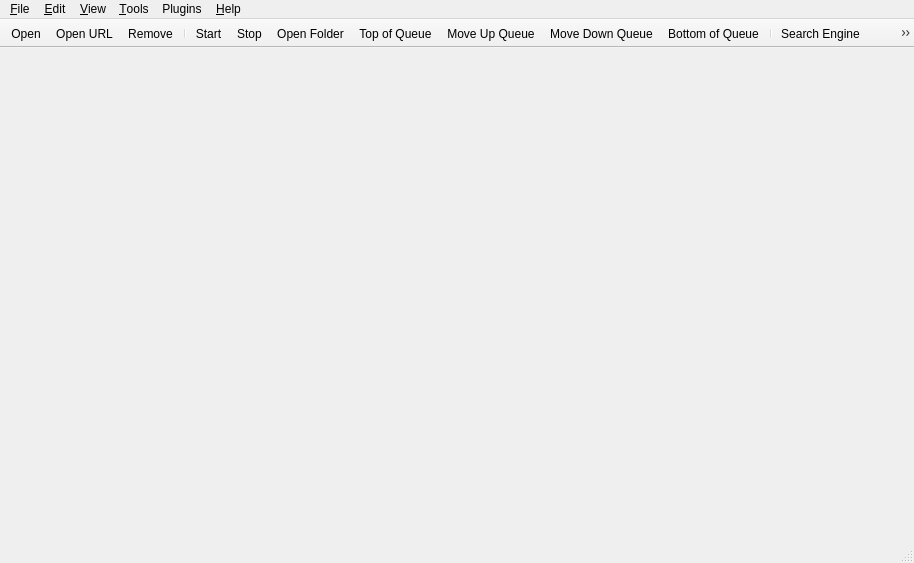
<?xml version="1.0" encoding="UTF-8"?>
<ui version="4.0">
 <class>MainWindow</class>
 <widget class="QMainWindow" name="MainWindow">
  <property name="geometry">
   <rect>
    <x>0</x>
    <y>0</y>
    <width>914</width>
    <height>563</height>
   </rect>
  </property>
  <property name="contextMenuPolicy">
   <enum>Qt::ContextMenuPolicy::CustomContextMenu</enum>
  </property>
  <widget class="QWidget" name="centralWidget">
   <layout class="QVBoxLayout" name="centralWidgetLayout">
    <property name="leftMargin">
     <number>7</number>
    </property>
    <property name="topMargin">
     <number>3</number>
    </property>
    <property name="rightMargin">
     <number>5</number>
    </property>
    <property name="bottomMargin">
     <number>0</number>
    </property>
   </layout>
  </widget>
  <widget class="QMenuBar" name="menubar">
   <property name="geometry">
    <rect>
     <x>0</x>
     <y>0</y>
     <width>914</width>
     <height>20</height>
    </rect>
   </property>
   <widget class="QMenu" name="menuEdit">
    <property name="title">
     <string>&amp;Edit</string>
    </property>
    <addaction name="actionStart"/>
    <addaction name="actionStop"/>
    <addaction name="separator"/>
    <addaction name="actionDelete"/>
    <addaction name="actionTopQueuePos"/>
    <addaction name="actionIncreaseQueuePos"/>
    <addaction name="actionDecreaseQueuePos"/>
    <addaction name="actionBottomQueuePos"/>
    <addaction name="separator"/>
    <addaction name="actionPauseSession"/>
    <addaction name="actionResumeSession"/>
   </widget>
   <widget class="QMenu" name="menuHelp">
    <property name="title">
     <string>&amp;Help</string>
    </property>
    <addaction name="actionDocumentation"/>
    <addaction name="actionCheckForUpdates"/>
    <addaction name="separator"/>
    <addaction name="actionDonateMoney"/>
    <addaction name="actionAbout"/>
   </widget>
   <widget class="QMenu" name="menuOptions">
    <property name="title">
     <string>&amp;Tools</string>
    </property>
    <widget class="QMenu" name="menuAutoShutdownOnDownloadsCompletion">
     <property name="title">
      <string>On Downloads &amp;Done</string>
     </property>
     <addaction name="actionAutoShutdownDisabled"/>
     <addaction name="actionAutoExit"/>
     <addaction name="actionAutoSuspend"/>
     <addaction name="actionAutoHibernate"/>
     <addaction name="actionAutoReboot"/>
     <addaction name="actionAutoShutdown"/>
    </widget>
    <addaction name="actionCreateTorrent"/>
    <addaction name="separator"/>
    <addaction name="actionManageCookies"/>
    <addaction name="actionOptions"/>
    <addaction name="separator"/>
    <addaction name="menuAutoShutdownOnDownloadsCompletion"/>
   </widget>
   <widget class="QMenu" name="menuFile">
    <property name="title">
     <string>&amp;File</string>
    </property>
    <addaction name="actionOpen"/>
    <addaction name="actionDownloadFromURL"/>
    <addaction name="actionCloseWindow"/>
    <addaction name="separator"/>
    <addaction name="actionExit"/>
   </widget>
   <widget class="QMenu" name="menuView">
    <property name="title">
     <string>&amp;View</string>
    </property>
    <widget class="QMenu" name="menuLog">
     <property name="title">
      <string>&amp;Log</string>
     </property>
     <addaction name="actionExecutionLogs"/>
     <addaction name="separator"/>
     <addaction name="actionNormalMessages"/>
     <addaction name="actionInformationMessages"/>
     <addaction name="actionWarningMessages"/>
     <addaction name="actionCriticalMessages"/>
    </widget>
    <addaction name="separator"/>
    <addaction name="actionTopToolBar"/>
    <addaction name="actionShowStatusbar"/>
    <addaction name="actionShowFiltersSidebar"/>
    <addaction name="actionSpeedInTitleBar"/>
    <addaction name="separator"/>
    <addaction name="actionSearchWidget"/>
    <addaction name="actionRSSReader"/>
    <addaction name="menuLog"/>
    <addaction name="separator"/>
    <addaction name="actionStatistics"/>
    <addaction name="separator"/>
    <addaction name="actionLock"/>
   </widget>
   <widget class="QMenu" name="menuPlugins">
    <property name="title">
     <string>Plugins</string>
    </property>
    <addaction name="actionManagePlugins"/>
    <addaction name="separator"/>
   </widget>
   <addaction name="menuFile"/>
   <addaction name="menuEdit"/>
   <addaction name="menuView"/>
   <addaction name="menuOptions"/>
   <addaction name="menuPlugins"/>
   <addaction name="menuHelp"/>
  </widget>
  <widget class="QToolBar" name="toolBar">
   <property name="movable">
    <bool>false</bool>
   </property>
   <property name="orientation">
    <enum>Qt::Orientation::Horizontal</enum>
   </property>
   <property name="toolButtonStyle">
    <enum>Qt::ToolButtonStyle::ToolButtonFollowStyle</enum>
   </property>
   <property name="floatable">
    <bool>false</bool>
   </property>
   <attribute name="toolBarArea">
    <enum>TopToolBarArea</enum>
   </attribute>
   <attribute name="toolBarBreak">
    <bool>false</bool>
   </attribute>
   <addaction name="actionOpen"/>
   <addaction name="actionDownloadFromURL"/>
   <addaction name="actionDelete"/>
   <addaction name="separator"/>
   <addaction name="actionStart"/>
   <addaction name="actionStop"/>
   <addaction name="actionOpenDestinationFolder"/>
   <addaction name="actionTopQueuePos"/>
   <addaction name="actionIncreaseQueuePos"/>
   <addaction name="actionDecreaseQueuePos"/>
   <addaction name="actionBottomQueuePos"/>
   <addaction name="separator"/>
   <addaction name="actionSearchWidget"/>
   <addaction name="actionCreateTorrent"/>
   <addaction name="separator"/>
   <addaction name="actionOptions"/>
   <addaction name="actionLock"/>
  </widget>
  <widget class="QStatusBar" name="statusBar"/>
  <action name="actionOpen">
   <property name="text">
    <string>&amp;Add Torrent File...</string>
   </property>
   <property name="iconText">
    <string>Open</string>
   </property>
  </action>
  <action name="actionExit">
   <property name="text">
    <string>E&amp;xit</string>
   </property>
  </action>
  <action name="actionOptions">
   <property name="text">
    <string>&amp;Options...</string>
   </property>
  </action>
  <action name="actionAbout">
   <property name="text">
    <string>&amp;About</string>
   </property>
  </action>
  <action name="actionStart">
   <property name="text">
    <string>Sta&amp;rt</string>
   </property>
  </action>
  <action name="actionStop">
   <property name="text">
    <string>Sto&amp;p</string>
   </property>
  </action>
  <action name="actionResumeSession">
   <property name="text">
    <string>R&amp;esume Session</string>
   </property>
  </action>
  <action name="actionPauseSession">
   <property name="text">
    <string>Pau&amp;se Session</string>
   </property>
  </action>
  <action name="actionDelete">
   <property name="text">
    <string>&amp;Remove</string>
   </property>
  </action>
  <action name="actionDownloadFromURL">
   <property name="text">
    <string>Add Torrent &amp;Link...</string>
   </property>
   <property name="iconText">
    <string>Open URL</string>
   </property>
  </action>
  <action name="actionCreateTorrent">
   <property name="text">
    <string>Torrent &amp;Creator</string>
   </property>
  </action>
  <action name="actionDocumentation">
   <property name="text">
    <string>&amp;Documentation</string>
   </property>
  </action>
  <action name="actionSetGlobalSpeedLimits">
   <property name="text">
    <string>Set Global Speed Limits...</string>
   </property>
  </action>
  <action name="actionBottomQueuePos">
   <property name="text">
    <string>Bottom of Queue</string>
   </property>
   <property name="toolTip">
    <string>Move to the bottom of the queue</string>
   </property>
   <property name="visible">
    <bool>true</bool>
   </property>
  </action>
  <action name="actionTopQueuePos">
   <property name="text">
    <string>Top of Queue</string>
   </property>
   <property name="toolTip">
    <string>Move to the top of the queue</string>
   </property>
   <property name="visible">
    <bool>true</bool>
   </property>
  </action>
  <action name="actionDecreaseQueuePos">
   <property name="text">
    <string>Move Down Queue</string>
   </property>
   <property name="toolTip">
    <string>Move down in the queue</string>
   </property>
   <property name="visible">
    <bool>true</bool>
   </property>
  </action>
  <action name="actionIncreaseQueuePos">
   <property name="text">
    <string>Move Up Queue</string>
   </property>
   <property name="toolTip">
    <string>Move up in the queue</string>
   </property>
   <property name="visible">
    <bool>true</bool>
   </property>
  </action>
  <action name="actionUseAlternativeSpeedLimits">
   <property name="checkable">
    <bool>true</bool>
   </property>
   <property name="text">
    <string>Alternative Speed Limits</string>
   </property>
   <property name="toolTip">
    <string>Alternative Speed Limits</string>
   </property>
  </action>
  <action name="actionTopToolBar">
   <property name="checkable">
    <bool>true</bool>
   </property>
   <property name="text">
    <string>&amp;Top Toolbar</string>
   </property>
   <property name="toolTip">
    <string>Display Top Toolbar</string>
   </property>
  </action>
  <action name="actionShowStatusbar">
   <property name="checkable">
    <bool>true</bool>
   </property>
   <property name="text">
    <string>Status &amp;Bar</string>
   </property>
  </action>
  <action name="actionShowFiltersSidebar">
   <property name="checkable">
    <bool>true</bool>
   </property>
   <property name="text">
    <string>Filters Sidebar</string>
   </property>
  </action>
  <action name="actionSpeedInTitleBar">
   <property name="checkable">
    <bool>true</bool>
   </property>
   <property name="text">
    <string>S&amp;peed in Title Bar</string>
   </property>
   <property name="toolTip">
    <string>Show Transfer Speed in Title Bar</string>
   </property>
  </action>
  <action name="actionRSSReader">
   <property name="checkable">
    <bool>true</bool>
   </property>
   <property name="text">
    <string>&amp;RSS Reader</string>
   </property>
  </action>
  <action name="actionSearchWidget">
   <property name="checkable">
    <bool>true</bool>
   </property>
   <property name="text">
    <string>Search &amp;Engine</string>
   </property>
  </action>
  <action name="actionLock">
   <property name="text">
    <string>L&amp;ock qBittorrent</string>
   </property>
   <property name="iconText">
    <string>Lock</string>
   </property>
   <property name="shortcut">
    <string notr="true">Ctrl+L</string>
   </property>
  </action>
  <action name="actionDonateMoney">
   <property name="text">
    <string>Do&amp;nate!</string>
   </property>
   <property name="toolTip">
    <string>If you like qBittorrent, please donate!</string>
   </property>
  </action>
  <action name="actionAutoExit">
   <property name="checkable">
    <bool>true</bool>
   </property>
   <property name="text">
    <string>&amp;Exit qBittorrent</string>
   </property>
  </action>
  <action name="actionAutoSuspend">
   <property name="checkable">
    <bool>true</bool>
   </property>
   <property name="text">
    <string>&amp;Suspend System</string>
   </property>
  </action>
  <action name="actionAutoHibernate">
   <property name="checkable">
    <bool>true</bool>
   </property>
   <property name="text">
    <string>&amp;Hibernate System</string>
   </property>
  </action>
  <action name="actionAutoShutdown">
   <property name="checkable">
    <bool>true</bool>
   </property>
   <property name="text">
    <string>Sh&amp;utdown System</string>
   </property>
  </action>
  <action name="actionAutoReboot">
   <property name="checkable">
    <bool>true</bool>
   </property>
   <property name="text">
    <string>&amp;Reboot System</string>
   </property>
  </action>
  <action name="actionAutoShutdownDisabled">
   <property name="checkable">
    <bool>true</bool>
   </property>
   <property name="text">
    <string>&amp;Do nothing</string>
   </property>
  </action>
  <action name="actionToggleVisibility">
   <property name="text">
    <string>Show</string>
   </property>
  </action>
  <action name="actionMinimize">
   <property name="text">
    <string notr="true">Minimize</string>
   </property>
  </action>
  <action name="actionStatistics">
   <property name="text">
    <string>&amp;Statistics</string>
   </property>
  </action>
  <action name="actionCheckForUpdates">
   <property name="text">
    <string>Check for Updates</string>
   </property>
   <property name="toolTip">
    <string>Check for Program Updates</string>
   </property>
  </action>
  <action name="actionManageCookies">
   <property name="text">
    <string>Manage Cookies...</string>
   </property>
   <property name="toolTip">
    <string>Manage stored network cookies</string>
   </property>
  </action>
  <action name="actionExecutionLogs">
   <property name="checkable">
    <bool>true</bool>
   </property>
   <property name="text">
    <string>Show</string>
   </property>
  </action>
  <action name="actionNormalMessages">
   <property name="checkable">
    <bool>true</bool>
   </property>
   <property name="text">
    <string>Normal Messages</string>
   </property>
  </action>
  <action name="actionInformationMessages">
   <property name="checkable">
    <bool>true</bool>
   </property>
   <property name="text">
    <string>Information Messages</string>
   </property>
  </action>
  <action name="actionWarningMessages">
   <property name="checkable">
    <bool>true</bool>
   </property>
   <property name="text">
    <string>Warning Messages</string>
   </property>
  </action>
  <action name="actionCriticalMessages">
   <property name="checkable">
    <bool>true</bool>
   </property>
   <property name="text">
    <string>Critical Messages</string>
   </property>
  </action>
  <action name="actionCloseWindow">
   <property name="text">
    <string>Close Window</string>
   </property>
  </action>
  <action name="actionOpenDestinationFolder">
   <property name="text">
    <string>Open Destination Folder</string>
   </property>
   <property name="iconText">
    <string>Open Folder</string>
   </property>
  </action>
  <action name="actionManagePlugins">
   <property name="text">
    <string>Manage Plugins...</string>
   </property>
   <property name="toolTip">
    <string>Manage installed plugins</string>
   </property>
  </action>
 </widget>
 <resources/>
 <connections/>
</ui>
